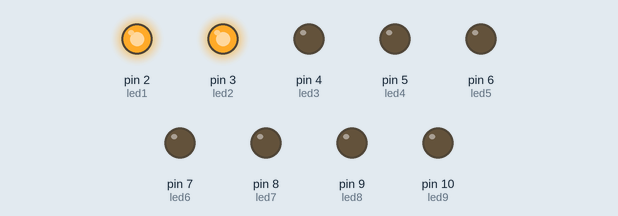
This sketch was run on a simulated Arduino Uno, built with avr-gcc and run on an emulated ATmega328P. Shown: output pins drawn as LEDs (lit = HIGH).

Above: at 0.2 s.
At 1.2 s:
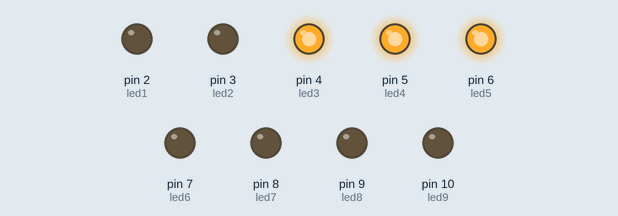
At 2.7 s:
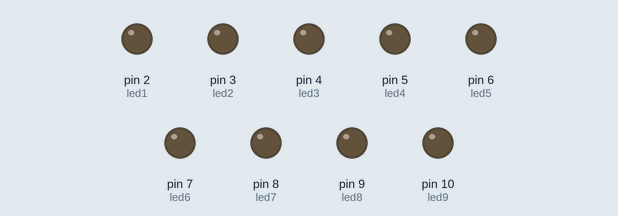
At 6.2 s:
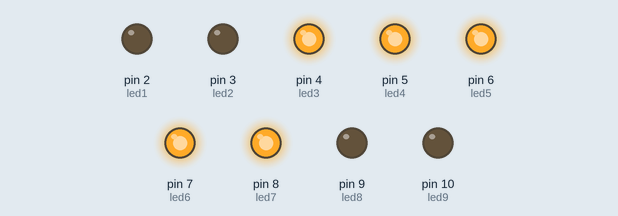
At 9.2 s:
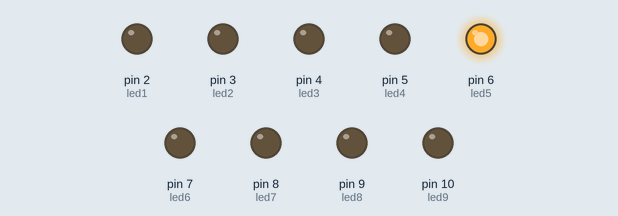
At 12.2 s:
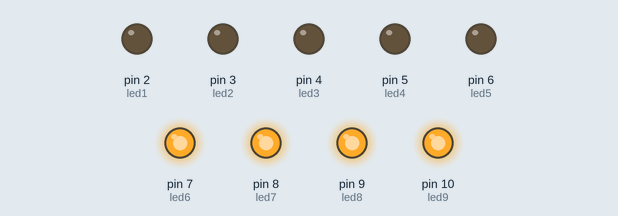
Timing chart, 0 to 13.0 s (numbered marks = the images above):
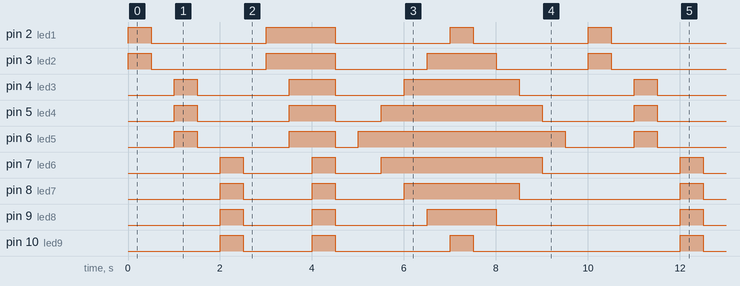

Measured:
- by itself, pin 2 (led1): repeats every 10.0 s: LOW 2.5 s, HIGH 1.5 s, 2 × (LOW 2.5 s, HIGH 0.50 s)
- by itself, pin 3 (led2): repeats every 10.0 s: LOW 2.5 s, 2 × (HIGH 1.5 s, LOW 2.0 s), HIGH 0.50 s
- by itself, pin 4 (led3): repeats every 10.0 s: LOW 2.0 s, HIGH 1.0 s, LOW 1.5 s, HIGH 2.5 s, LOW 2.5 s, HIGH 0.50 s
- by itself, pin 5 (led4): repeats every 10.0 s: LOW 2.0 s, HIGH 1.0 s, LOW 1.0 s, HIGH 3.5 s, LOW 2.0 s, HIGH 0.50 s
- by itself, pin 6 (led5): repeats every 10.0 s: LOW 2.0 s, HIGH 1.0 s, LOW 0.50 s, HIGH 4.5 s, LOW 1.5 s, HIGH 0.50 s
- by itself, pin 7 (led6): repeats every 10.0 s: LOW 1.5 s, HIGH 0.50 s, LOW 1.0 s, HIGH 3.5 s, LOW 3.0 s, HIGH 0.50 s
- by itself, pin 8 (led7): repeats every 10.0 s: LOW 1.5 s, HIGH 0.50 s, LOW 1.5 s, HIGH 2.5 s, LOW 3.5 s, HIGH 0.50 s
- by itself, pin 9 (led8): repeats every 10.0 s: LOW 1.5 s, HIGH 0.50 s, LOW 2.0 s, HIGH 1.5 s, LOW 4.0 s, HIGH 0.50 s

The sketch:

Leds_Secuencia.ino
```cpp
int led1 = 2;
int led2 = 3;
int led3 = 4;
int led4 = 5;
int led5 = 6;
int led6 = 7;
int led7 = 8;
int led8 = 9;
int led9 = 10;
void setup() {
  // put your setup code here, to run once:
pinMode(led1,OUTPUT);
pinMode(led2,OUTPUT);
pinMode(led3,OUTPUT);
pinMode(led4,OUTPUT);
pinMode(led5,OUTPUT);
pinMode(led6,OUTPUT);
pinMode(led7,OUTPUT);
pinMode(led8,OUTPUT);
pinMode(led9,OUTPUT);
}

void loop() {
  digitalWrite(led1,HIGH);
  digitalWrite(led2,HIGH);
  delay(500);
  digitalWrite(led1,LOW);
  digitalWrite(led2,LOW);
  delay(500);

  digitalWrite(led3,HIGH);
  digitalWrite(led4,HIGH);
  digitalWrite(led5,HIGH);
  delay(500);
  digitalWrite(led3,LOW);
  digitalWrite(led4,LOW);
  digitalWrite(led5,LOW);
  delay(500);

  digitalWrite(led6,HIGH);
  digitalWrite(led7,HIGH);
  digitalWrite(led8,HIGH);
  digitalWrite(led9,HIGH);
  delay(500);
  digitalWrite(led6,LOW);
  digitalWrite(led7,LOW);
  digitalWrite(led8,LOW);
  digitalWrite(led9,LOW);
  delay(500);

  //punto 2

  digitalWrite(led1,HIGH);
  digitalWrite(led2,HIGH);
  delay(500);

  digitalWrite(led3,HIGH);
  digitalWrite(led4,HIGH);
  digitalWrite(led5,HIGH);
  delay(500);

  digitalWrite(led6,HIGH);
  digitalWrite(led7,HIGH);
  digitalWrite(led8,HIGH);
  digitalWrite(led9,HIGH);
  delay(500);

  digitalWrite(led1,LOW);
  digitalWrite(led2,LOW);
  digitalWrite(led3,LOW);
  digitalWrite(led4,LOW);
  digitalWrite(led5,LOW);
  digitalWrite(led6,LOW);
  digitalWrite(led7,LOW);
  digitalWrite(led8,LOW);
  digitalWrite(led9,LOW);
  delay(500);
  //punto 3
  digitalWrite(led5,HIGH);
  delay(500);

  digitalWrite(led4,HIGH);
  digitalWrite(led6,HIGH);
  delay(500);

  digitalWrite(led3,HIGH);
  digitalWrite(led7,HIGH);
  delay(500);

  digitalWrite(led2,HIGH);
  digitalWrite(led8,HIGH);
  delay(500);

  digitalWrite(led1,HIGH);
  digitalWrite(led9,HIGH);
  delay(500);

  digitalWrite(led1,LOW);
  digitalWrite(led9,LOW);
  delay(500);

  digitalWrite(led2,LOW);
  digitalWrite(led8,LOW);
  delay(500);

  digitalWrite(led3,LOW);
  digitalWrite(led7,LOW);
  delay(500);

  digitalWrite(led4,LOW);
  digitalWrite(led6,LOW);
  delay(500);

  digitalWrite(led5,LOW);
  delay(500);

}
```
